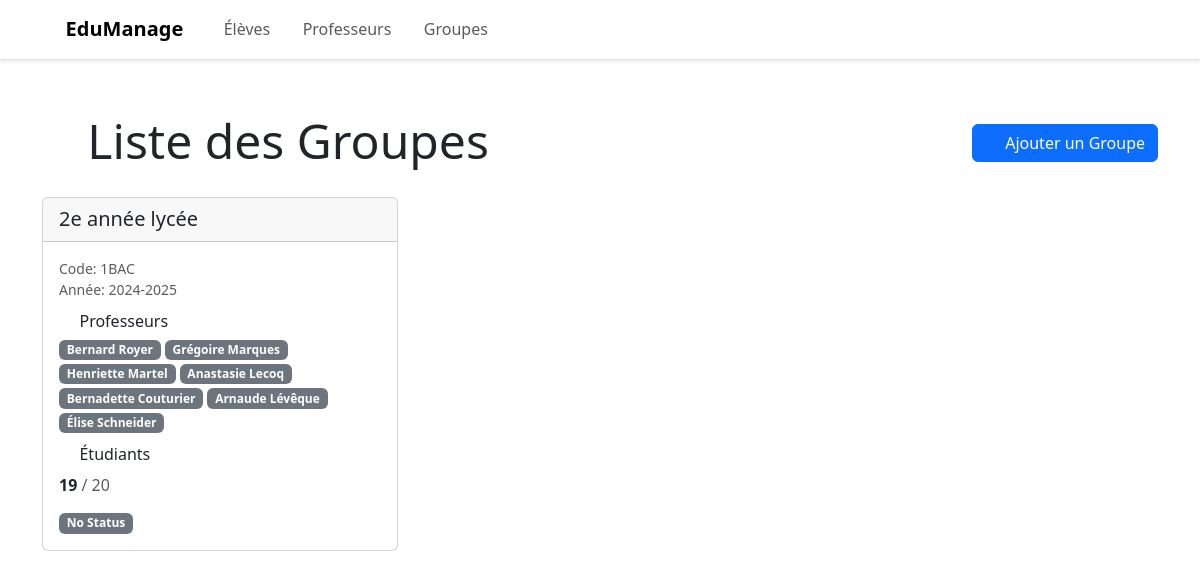
The page /groups (signed in) on the database its author committed.
### app/models.py (models this page shows, shortened)
class Group(db.Model):
    id = db.Column(db.Integer, primary_key=True)
    name = db.Column(db.String(80), nullable=False)
    code = db.Column(db.String(20), unique=True, nullable=True)
    academic_year = db.Column(db.String(9), nullable=False)
    capacity = db.Column(db.Integer, nullable=False, default=30)
    min_students = db.Column(db.Integer, nullable=True)
    max_students = db.Column(db.Integer, nullable=True)
    description = db.Column(db.String(200), nullable=True)
    notes = db.Column(db.Text, nullable=True)
    created_at = db.Column(db.DateTime, nullable=False, default=datetime.utcnow)
    updated_at = db.Column(db.DateTime, nullable=True, onupdate=datetime.utcnow)
    students = db.relationship("Student", backref="group", lazy=True, cascade="all, delete-orphan")
    @property
    def student_count(self):
        return len(self.students)

class Teacher(db.Model):
    id = db.Column(db.Integer, primary_key=True)
    first_name = db.Column(db.String(40), nullable=False)
    last_name = db.Column(db.String(40), nullable=False)
    email = db.Column(db.String(120), unique=True, nullable=False)
    phone = db.Column(db.String(20), nullable=True)
    subject = db.Column(db.String(80), nullable=False)
    secondary_subjects = db.Column(db.String(200), nullable=True)
    is_active = db.Column(db.Boolean, nullable=False, default=True)
    notes = db.Column(db.Text, nullable=True)
    groups = db.relationship(
        "Group",
        secondary=group_teacher,
        lazy="subquery",
        backref=db.backref("teachers", lazy=True),
        cascade="all, delete"
    )
    @property
    def full_name(self):
        return f"{self.first_name} {self.last_name}"

### app/api/group_routes.py (the view)
    @app.route("/groups")
    @login_required
    def groups():
        groups = Group.query.all()
        return render_template("groups.html", groups=groups)

### app/auth/auth.py (called while the page is built)
def login_required(f):
    @wraps(f)
    def decorated_function(*args, **kwargs):
        if 'logged_in' not in session:
            return redirect(url_for('login'))
        return f(*args, **kwargs)
    return decorated_function

### templates/groups.html (shortened to what this page needs)
{% extends "base.html" %}
{% block content %}
<div class="row align-items-center mb-4">
    <div class="col">
        <h1 class="display-5 mb-0">
            <i class="bi bi-people me-2"></i>Liste des Groupes
        </h1>
    </div>
    <div class="col-auto">
        <a href="{{ url_for('add_group') }}" class="btn btn-primary">
            <i class="bi bi-plus-circle me-2"></i>Ajouter un Groupe
        </a>
    </div>
</div>
<div class="row row-cols-1 row-cols-md-2 row-cols-lg-3 g-4">
    {% for group in groups %}
    <div class="col">
        <div class="card h-100">
            <div class="card-header d-flex justify-content-between align-items-center">
                <h5 class="card-title mb-0">{{ group.name }}</h5>
                <div class="dropdown">
                    <button class="btn btn-link text-decoration-none p-0" type="button" data-bs-toggle="dropdown">
                        <i class="bi bi-three-dots-vertical"></i>
                    </button>
                </div>
            </div>
            <div class="card-body">
                <div class="mb-3">
                    <small class="text-muted d-block">Code: {{ group.code or '-' }}</small>
                    <small class="text-muted d-block">Année: {{ group.academic_year }}</small>
                </div>
                <div class="mb-3">
                    <h6 class="card-subtitle mb-2">
                        <i class="bi bi-person-workspace me-2"></i>Professeurs
                    </h6>
                    {% if group.teachers %}
                    <div class="d-flex flex-wrap gap-1">
                        {% for teacher in group.teachers %}
                        <span class="badge bg-secondary">{{ teacher.full_name }}</span>
                        {% endfor %}
                    </div>
                    {% else %}
                    <small class="text-muted">Aucun professeur assigné</small>
                    {% endif %}
                </div>
                <div class="mb-3">
                    <h6 class="card-subtitle mb-2">
                        <i class="bi bi-mortarboard me-2"></i>Étudiants
                    </h6>
                    <div class="d-flex align-items-center">
                        <span class="me-2">
                            <strong>{{ group.student_count }}</strong>
                            {% if group.capacity %}
                            <span class="text-muted">/ {{ group.capacity }}</span>
                            {% endif %}
                        </span>
                    </div>
                </div>
                <div class="d-flex align-items-center mt-3">
                    <span
                        class="badge bg-{{ 'success' if group.status == 'Active' else 'warning' if group.status == 'Planned' else 'secondary' }}">
                        {{ group.status or 'No Status' }}
                    </span>
                </div>
            </div>
        </div>
    </div>
    {% endfor %}
</div>
{% endblock %}

### templates/base.html (style rules this page uses)
body { padding-top: 4rem; transition: background-color 0.3s ease; }

### rows shown on the page
Group: name "2e année lycée", code "1BAC", academic_year "2024-2025", student_count "19", capacity "20", status "No Status"
Teacher: full_name "Bernard Royer"
Teacher: full_name "Grégoire Marques"
Teacher: full_name "Henriette Martel"
Teacher: full_name "Anastasie Lecoq"
Teacher: full_name "Bernadette Couturier"
Teacher: full_name "Arnaude Lévêque"
Teacher: full_name "Élise Schneider"
